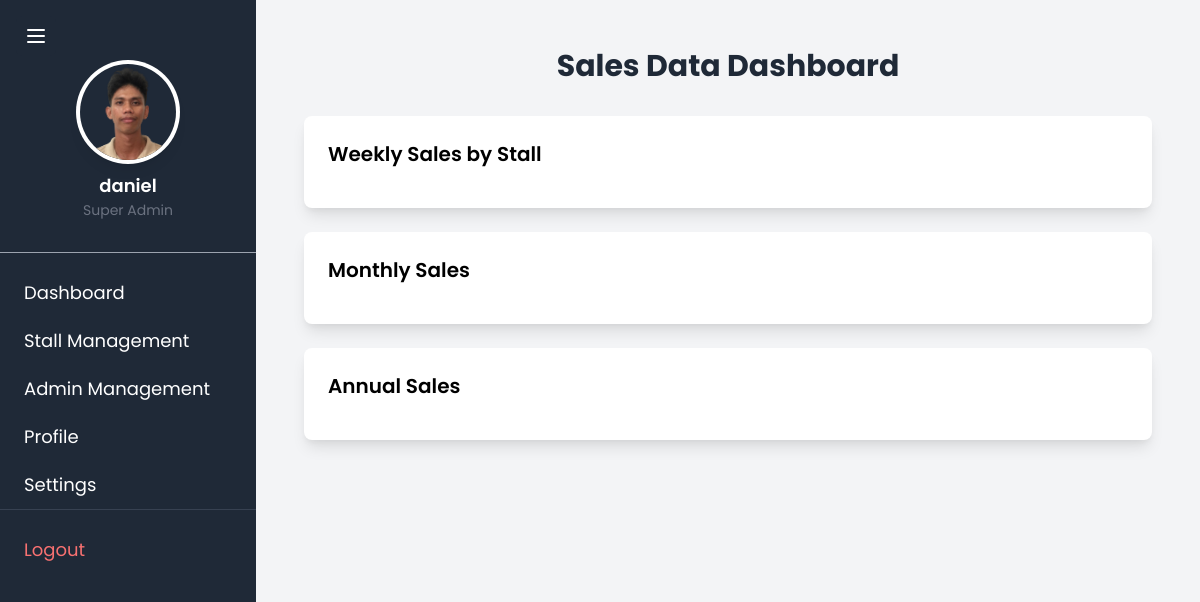
Page /super_admin (signed in) on the earlier database version.
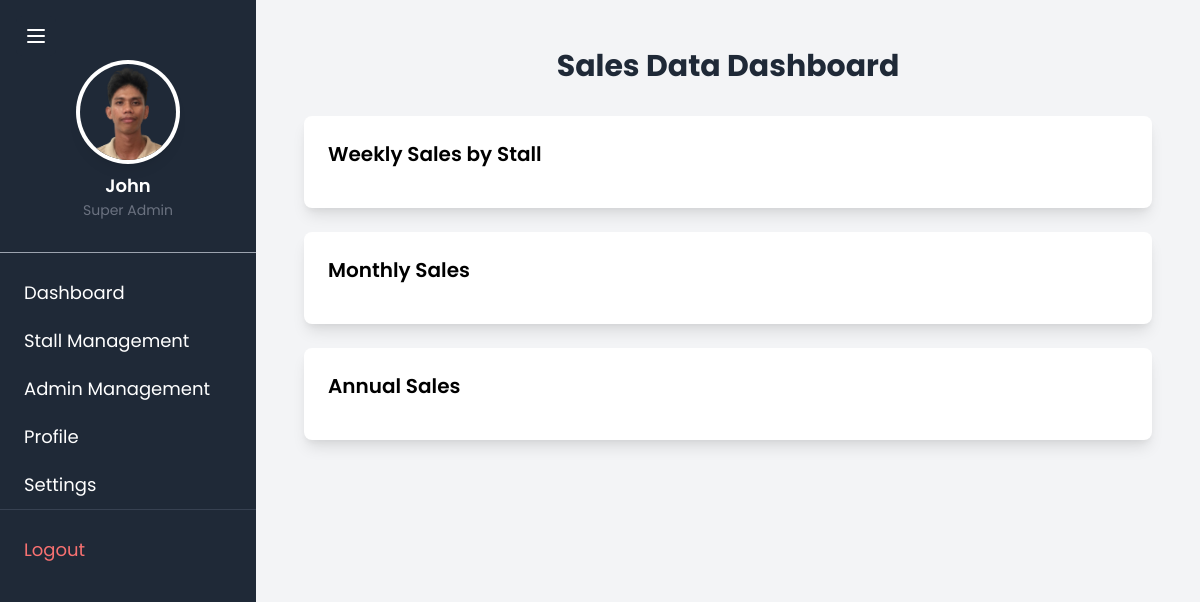
Same page on the later database version.
### TriadApp/models.py (models this page shows)
class CustomUser(AbstractUser):
    middle_name = models.CharField(max_length=50, blank=True, null=True)
    gender = models.CharField(max_length=10, blank=True, null=True)
    birthdate = models.DateField(null=True, blank=True)
    phone = models.CharField(max_length=15, blank=True, null=True)
    address = models.TextField(blank=True, null=True)
    profile_image = models.ImageField(upload_to='profile_images/', blank=True, null=True)
    groups = models.ManyToManyField(
        'auth.Group',
        related_name='custom_user_set',
        blank=True,
        help_text='The groups this user belongs to. A user will get all permissions granted to each of their groups.',
        verbose_name='groups',
    )
    user_permissions = models.ManyToManyField(
        'auth.Permission',
        related_name='custom_user_set',
        blank=True,
        help_text='Specific permissions for this user.',
        verbose_name='user permissions',
    )
    class Meta:
        db_table = 'custom_user'

### TriadApp/views.py (the view)
# urls.py: path('super_admin', views.super_admin, name='super_admin'),
@superuser_required
def super_admin(request):
    super_admin = CustomUser.objects.get(id=request.user.id)
    context = {
        'super_admin': super_admin
    }
    return render(request, 'TriadApp/superadmin/super_admin.html', context)

### TriadApp/templates/TriadApp/superadmin/super_admin.html (shortened to what this page needs)
<!DOCTYPE html>
<html lang="en">
<head>
    <link href="https://cdn.jsdelivr.net/npm/tailwindcss@2.2.16/dist/tailwind.min.css" rel="stylesheet">
</head>
<body class="bg-gray-100">
    <div class="flex">
        <button id="sidebarToggle" class="fixed top-4 left-4 z-50 p-2 bg-gray-800 text-white rounded-md hover:bg-gray-700">
            <svg class="w-6 h-6" fill="none" stroke="currentColor" viewBox="0 0 24 24">
                <path stroke-linecap="round" stroke-linejoin="round" stroke-width="2" d="M4 6h16M4 12h16M4 18h16" />
            </svg>
        </button>
        <div id="sidebar" class="w-64 h-screen bg-gray-800 text-white fixed sidebar">
            <div class="p-4 border-b border-gray-400 mt-10">
                <div class="flex flex-col items-center space-y-3 mb-4 mt-2">
                    {% if super_admin.profile_image %}
                        <div class="w-24 h-24 rounded-full overflow-hidden ring-4 ring-white shadow-lg">
                            <img id="profile"
                                 src="{{ super_admin.profile_image.url }}"
                                 alt="Profile Picture"
                                 class="w-full h-full object-cover">
                        </div>
                    {% endif %}
                    <div class="text-center">
                        <h2 class="text-lg font-semibold text-white-800">
                            {{ super_admin.first_name }}
                        </h2>
                        <p class="text-sm text-gray-500">
                            Super Admin
                        </p>
                    </div>
                </div>
            </div>
            <nav class="mt-4">
                <ul>
                    <li>
                        <a href="{% url 'super_admin' %}" class="block py-2.5 px-6 text-lg hover:bg-gray-700">Dashboard</a>
                    </li>
                    <li>
                        <a href="{% url 'add_stall' %}" class="block py-2.5 px-6 text-lg hover:bg-gray-700">Stall Management</a>
                    </li>
                    <li>
                        <a href="{% url 'register_admin' %}" class="block py-2.5 px-6 text-lg hover:bg-gray-700">Admin Management</a>
                    </li>
                    <li>
                        <a href="{% url 'super_admin_profile' %}" class="block py-2.5 px-6 text-lg hover:bg-gray-700">Profile</a>
                    </li>
                    <li>
                        <a href="#" class="block py-2.5 px-6 text-lg hover:bg-gray-700">Settings</a>
                    </li>
                    <li class="mt-auto border-t border-gray-700 pt-4">
                        <a href="{% url 'logout' %}"
                           class="block py-2.5 px-6 text-lg text-red-400 hover:bg-gray-700 hover:text-red-300">
                            <div class="flex items-center">
                                <span>Logout</span>
                            </div>
                        </a>
                    </li>
                </ul>
            </nav>
        </div>
        <div id="mainContent" class="flex-1 ml-64 p-6">
            {% block content %}
            <div class="p-6">
                <h1 class="text-3xl font-bold text-gray-800 mb-8 text-center">Sales Data Dashboard</h1>
                <div class="grid grid-cols-1 gap-6 max-w-4xl mx-auto">
                    <div class="bg-white p-6 rounded-lg shadow-lg">
                        <h2 class="text-xl font-semibold mb-4">Weekly Sales by Stall</h2>
                    </div>
                    <div class="bg-white p-6 rounded-lg shadow-lg">
                        <h2 class="text-xl font-semibold mb-4">Monthly Sales</h2>
                    </div>
                    <div class="bg-white p-6 rounded-lg shadow-lg">
                        <h2 class="text-xl font-semibold mb-4">Annual Sales</h2>
                    </div>
                </div>
            </div>
            {% endblock %}
        </div>
    </div>
</body>
</html>

Differences in the rows shown:
changed CustomUser: first_name "daniel" → "John"
